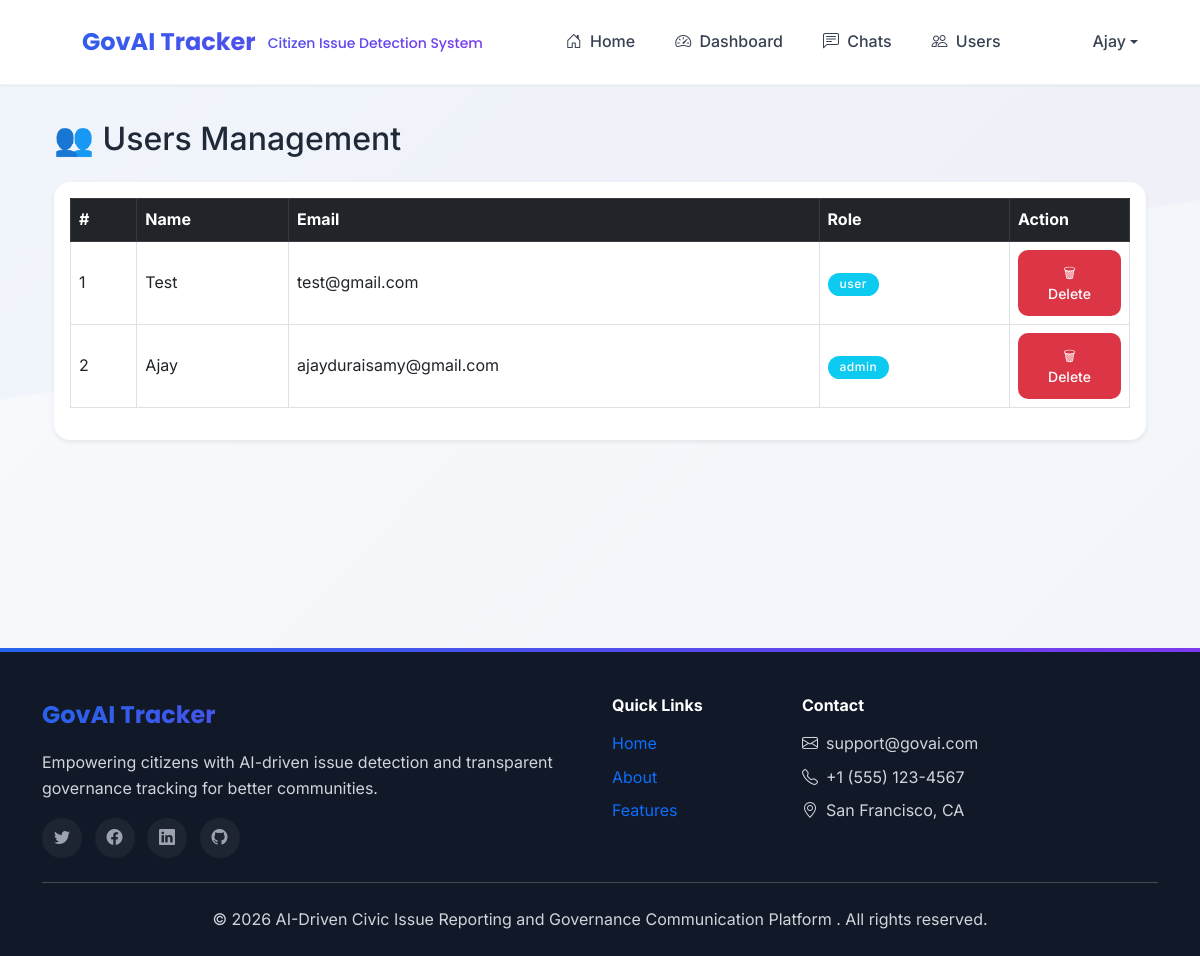
The app's page /admin/users (signed in) with its own data.
### tables this page shows
CREATE TABLE users (
                id INTEGER PRIMARY KEY AUTOINCREMENT,
                name TEXT NOT NULL,
                email TEXT UNIQUE NOT NULL,
                number TEXT,
                password TEXT NOT NULL,
                image_path TEXT,
                role TEXT DEFAULT 'user'
            );

### app.py (the view)
@app.route('/admin/users')
def admin_users():
    if 'email' not in session or session.get('role') != 'admin':
        flash('Access denied.', 'danger')
        return redirect(url_for('login'))
    conn = get_db_connection()
    users = conn.execute("SELECT * FROM users").fetchall()
    conn.close()
    return render_template('admin_users.html', users=users, title="Admin Users")

### app.py (called while the page is built)
def get_db_connection():
    conn = sqlite3.connect(app.config['DATABASE'])
    conn.row_factory = sqlite3.Row
    return conn

@app.context_processor
def inject_current_year():
    return {'current_year': datetime.now().year}

### templates/admin_users.html (shortened to what this page needs)
{% extends "base.html" %}
{% block content %}
<div class="container py-4">
    <h2 class="mb-4">👥 Users Management</h2>
    <div class="card shadow-sm">
        <div class="card-body">
            <table class="table table-bordered table-hover align-middle">
                <thead class="table-dark">
                    <tr>
                        <th>#</th>
                        <th>Name</th>
                        <th>Email</th>
                        <th>Role</th>
                        <th width="120">Action</th>
                    </tr>
                </thead>
                <tbody>
                    {% for user in users %}
                    <tr>
                        <td>{{ loop.index }}</td>
                        <td>{{ user.name }}</td>
                        <td>{{ user.email }}</td>
                        <td>
                            <span class="badge bg-info">{{ user.role }}</span>
                        </td>
                        <td>
                            <form method="POST"
                                  action="{{ url_for('delete_user', user_id=user.id) }}"
                                  onsubmit="return confirm('Are you sure you want to delete this user?');">
                                <button class="btn btn-danger btn-sm">
                                    🗑 Delete
                                </button>
                            </form>
                        </td>
                    </tr>
                    {% else %}
                    <tr>
                        <td colspan="6" class="text-center text-muted">
                            No users found
                        </td>
                    </tr>
                    {% endfor %}
                </tbody>
            </table>
        </div>
    </div>
</div>
{% endblock %}

### templates/base.html (shortened to what this page needs)
<!doctype html>
<html lang="en" data-bs-theme="light">
<head>
    <link href="https://cdn.jsdelivr.net/npm/bootstrap@5.3.0/dist/css/bootstrap.min.css" rel="stylesheet" />
    <link href="https://cdn.jsdelivr.net/npm/bootstrap-icons@1.10.5/font/bootstrap-icons.css" rel="stylesheet" />
    <link href="https://unpkg.com/aos@2.3.1/dist/aos.css" rel="stylesheet">
</head>
<body>
<nav class="navbar navbar-expand-lg navbar-light fixed-top py-3" id="mainNavbar">
    <div class="container">
        <a class="navbar-brand" href="{{ url_for('index') }}">
            GovAI Tracker
            <span class="d-none d-md-inline">Citizen Issue Detection System</span>
        </a>
        <div class="collapse navbar-collapse" id="navbarContent">
            <ul class="navbar-nav ms-auto align-items-center">
                {% if not session.get('email') %}
                <li class="nav-item">
                    <a class="nav-link hover-lift"
                       href="{{ url_for('index') }}">
                        <i class="bi bi-house-door me-1"></i> Home
                    </a>
                </li>
                <li class="nav-item">
                    <a class="nav-link hover-lift"
                       href="{{ url_for('login') }}">
                        <i class="bi bi-box-arrow-in-right me-1"></i> Login
                    </a>
                </li>
                <li class="nav-item ms-2">
                    <a class="btn btn-primary"
                       href="{{ url_for('register') }}">
                        <i class="bi bi-person-plus me-2"></i> Register
                    </a>
                </li>
                {% else %}
                <li class="nav-item">
                    <a class="nav-link hover-lift"
                       href="{{ url_for('index') }}">
                        <i class="bi bi-house-door me-1"></i> Home
                    </a>
                </li>
                {% if session.get('role') == 'admin' %}
                <li class="nav-item">
                    <a class="nav-link hover-lift"
                       href="{{ url_for('admin_dashboard') }}">
                        <i class="bi bi-speedometer2 me-1"></i> Dashboard
                    </a>
                </li>
                <li class="nav-item">
                    <a class="nav-link hover-lift"
                       href="{{ url_for('admin_chat_list') }}">
                        <i class="bi bi-chat-left-text me-1"></i> Chats
                    </a>
                </li>
                <li class="nav-item">
                    <a class="nav-link hover-lift"
                       href="{{ url_for('admin_users') }}">
                        <i class="bi bi-people me-1"></i> Users
                    </a>
                </li>
                {% endif %}
                <li class="nav-item dropdown ms-2">
                    <a class="nav-link dropdown-toggle d-flex align-items-center"
                       href="#"
                       data-bs-toggle="dropdown">
                        <div class="bg-gradient text-white rounded-circle
                                    d-flex align-items-center justify-content-center me-2"
                             style="width:36px;height:36px;">
                        </div>
                        <span class="d-none d-md-inline">
                            {{ session.get('name','User') }}
                        </span>
                    </a>
                </li>
                {% endif %}
            </ul>
        </div>
    </div>
</nav>
    <main class="content">
        <div class="container">
            {% block content %}
            {% endblock %}
        </div>
    </main>
    <footer class="mt-5">
        <div class="container">
            <div class="row g-4">
                <div class="col-lg-6 col-md-6">
                    <div class="footer-logo">GovAI Tracker</div>
                    <p class="mb-3 text-gray-400">Empowering citizens with AI-driven issue detection and transparent governance tracking for better communities.</p>
                    <div class="social-links">
                        <a href="#" class="hover-lift"><i class="bi bi-twitter"></i></a>
                        <a href="#" class="hover-lift"><i class="bi bi-facebook"></i></a>
                        <a href="#" class="hover-lift"><i class="bi bi-linkedin"></i></a>
                        <a href="#" class="hover-lift"><i class="bi bi-github"></i></a>
                    </div>
                </div>
                <div class="col-lg-2 col-md-6">
                    <h6 class="text-white fw-bold mb-3">Quick Links</h6>
                    <ul class="list-unstyled">
                        <li class="mb-2"><a href="{{ url_for('index') }}" class="text-gray-400 text-decoration-none hover-lift d-inline-block">Home</a></li>
                        <li class="mb-2"><a href="#" class="text-gray-400 text-decoration-none hover-lift d-inline-block">About</a></li>
                        <li class="mb-2"><a href="#" class="text-gray-400 text-decoration-none hover-lift d-inline-block">Features</a></li>
                    </ul>
                </div>
                <div class="col-lg-4 col-md-6">
                    <h6 class="text-white fw-bold mb-3">Contact</h6>
                    <ul class="list-unstyled text-gray-400">
                        <li class="mb-2 d-flex align-items-center">
                            <i class="bi bi-envelope me-2"></i>
                            <span>support@govai.com</span>
                        </li>
                        <li class="mb-2 d-flex align-items-center">
                            <i class="bi bi-telephone me-2"></i>
                            <span>+1 (555) 123-4567</span>
                        </li>
                        <li class="d-flex align-items-center">
                            <i class="bi bi-geo-alt me-2"></i>
                            <span>San Francisco, CA</span>
                        </li>
                    </ul>
                </div>
            </div>
            <hr class="my-4 border-gray-700">
            <div class="row">
                <div class="col-md-12 text-center">
                    <p class="mb-0 text-gray-400">
                        &copy; {{ current_year }} AI-Driven Civic Issue Reporting and Governance Communication Platform
. All rights reserved.
                    </p>
                </div>
            </div>
        </div>
    </footer>
</body>
</html>

### records on screen
users: get "Ajay", name "Ajay", email "ajayduraisamy@gmail.com", role "admin"
users: name "Test", email "test@gmail.com", role "user"
